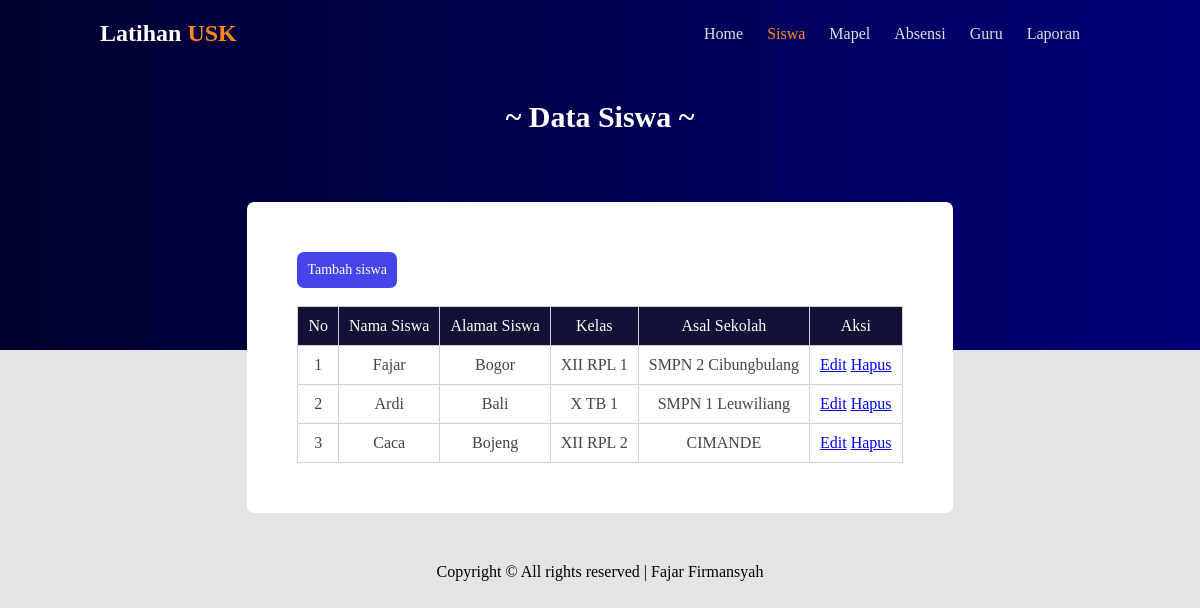
The app's page /siswa.php with its own data.
### tables this page shows
CREATE TABLE `tb_siswa` (
  `id_siswa` int(3) NOT NULL,
  `nama_siswa` varchar(50) DEFAULT NULL,
  `alamat_siswa` text DEFAULT NULL,
  `kelas` varchar(30) DEFAULT NULL,
  `asal_sekolah` varchar(50) DEFAULT NULL
);

### siswa.php (the view, shortened to what this page needs)
<?php
include "./controller/const.php";
include "./model/conn.php";
?>
<!DOCTYPE html>
<html lang="en">
<head>
    <link rel="stylesheet" href="./template/style1.css">
</head>
<body>
    <nav>
        <div class="container">
            <a href="index.php">
                <h1 class="logo">Latihan <label for="">USK</label> </h1>
            </a>
            <ul>
                <li><a href="index.php">Home</a></li>
                <li><a class="active" href="siswa.php">Siswa</a></li>
                <li><a href="mapel.php">Mapel</a></li>
                <li><a href="absensi.php">Absensi</a></li>
                <li><a href="guru.php">Guru</a></li>
                <li><a href="laporan.php">Laporan</a></li>
            </ul>
        </div>
    </nav>
    <div class="container">
        <center>
            <h2 class="title"><?= $siswa; ?></h2>
            <section>
                <br>
                <div class="box">
                    <a class="btn-primary" href="tambah_siswa.php">Tambah siswa</a>
                    <br>
                    <br><br>
                    <table class="table-hover" border="1">
                        <thead>
                            <tr>
                                <th>No</th>
                                <th>Nama Siswa</th>
                                <th>Alamat Siswa</th>
                                <th>Kelas</th>
                                <th>Asal Sekolah</th>
                                <th>Aksi</th>
                            </tr>
                        </thead>
                        <?php
                        $siswa = mysqli_query($conn, "SELECT * FROM tb_siswa");
                        $no = 1;
                        while ($data = mysqli_fetch_array($siswa)) {
                        ?>
                            <tbody>
                                <tr>
                                    <td><?= $no++; ?></td>
                                    <td><?= $data['nama_siswa']; ?></td>
                                    <td><?= $data['alamat_siswa']; ?></td>
                                    <td><?= $data['kelas']; ?></td>
                                    <td><?= $data['asal_sekolah']; ?></td>
                                    <td>
                                        <a href="edit_siswa?id_siswa=<?= $data['id_siswa'] ?>">Edit</a>
                                        <a href="hapus_siswa.php?id_siswa=<?= $data['id_siswa'] ?>"
                                        onclick="return confirm('Yakin ingin menghapus data?')">Hapus</a>
                                    </td>
                                </tr>
                            </tbody>
                        <?php
                        }
                        ?>
                    </table>
                </div>
        </center>
    </div>
    <footer>
        <?= $footer ?>
    </footer>
</body>
</html>

### template/style1.css (style rules this page uses)
* { padding: 0; margin: 0; box-sizing: border-box; }
html, body { font-family: montserrat; margin-bottom: 30px; background-color: rgb(228, 228, 228); }
.container { margin-left: 100px; margin-right: 100px; top: 0; left: 0; right: 0; bottom: 0; }
body nav ul li a { text-decoration: none; }
nav { background: linear-gradient(to right, rgb(0, 0, 46), rgb(0, 0, 119)); height: 350px; width: 100%; }
nav h1 { color: white; }
h1 label { color: rgb(255, 135, 36); }
nav ul { margin-top: 25px; position: relative; float: right; }
nav ul li { display: inline-block; }
h1.logo { padding-top: 20px; float: left; }
nav ul li a { margin-right: 20px; list-style-type: none; margin-top: -50px; color: rgb(224, 224, 224); }
ul li a.active { color: rgb(255, 135, 36); }
.btn-primary { color: white; padding: 10px; text-decoration: none; border-radius: 7px; float: left; background-color: rgb(69, 69, 233); font-size: 14px; }
.box { height: fit-content; width: fit-content; padding: 50px; background-color: white; border-radius: 7px; margin-top: 50px; }
h2.title { margin-top: -250px; color: white; font-size: 30px; }
.table-hover { color: #444; border-collapse: collapse; border: 1px solid#d1d1d1; }
.table-hover tr th { background: #131136; color: #fff; font-weight: normal; }
.table-hover, th, td { padding: 10px 10px; text-align: center; }
.table-hover, td { display: inline-flexbox; }
footer { width: 100%; height: 50px; position: absolute; text-align: center; margin-top: 50px; }

### records on screen
tb_siswa: nama_siswa "Fajar", alamat_siswa "Bogor", kelas "XII RPL 1", asal_sekolah "SMPN 2 Cibungbulang"
tb_siswa: nama_siswa "Ardi", alamat_siswa "Bali", kelas "X TB 1", asal_sekolah "SMPN 1 Leuwiliang"
tb_siswa: nama_siswa "Caca", alamat_siswa "Bojeng", kelas "XII RPL 2", asal_sekolah "CIMANDE"

### other values on screen
$siswa "~ Data Siswa ~"
